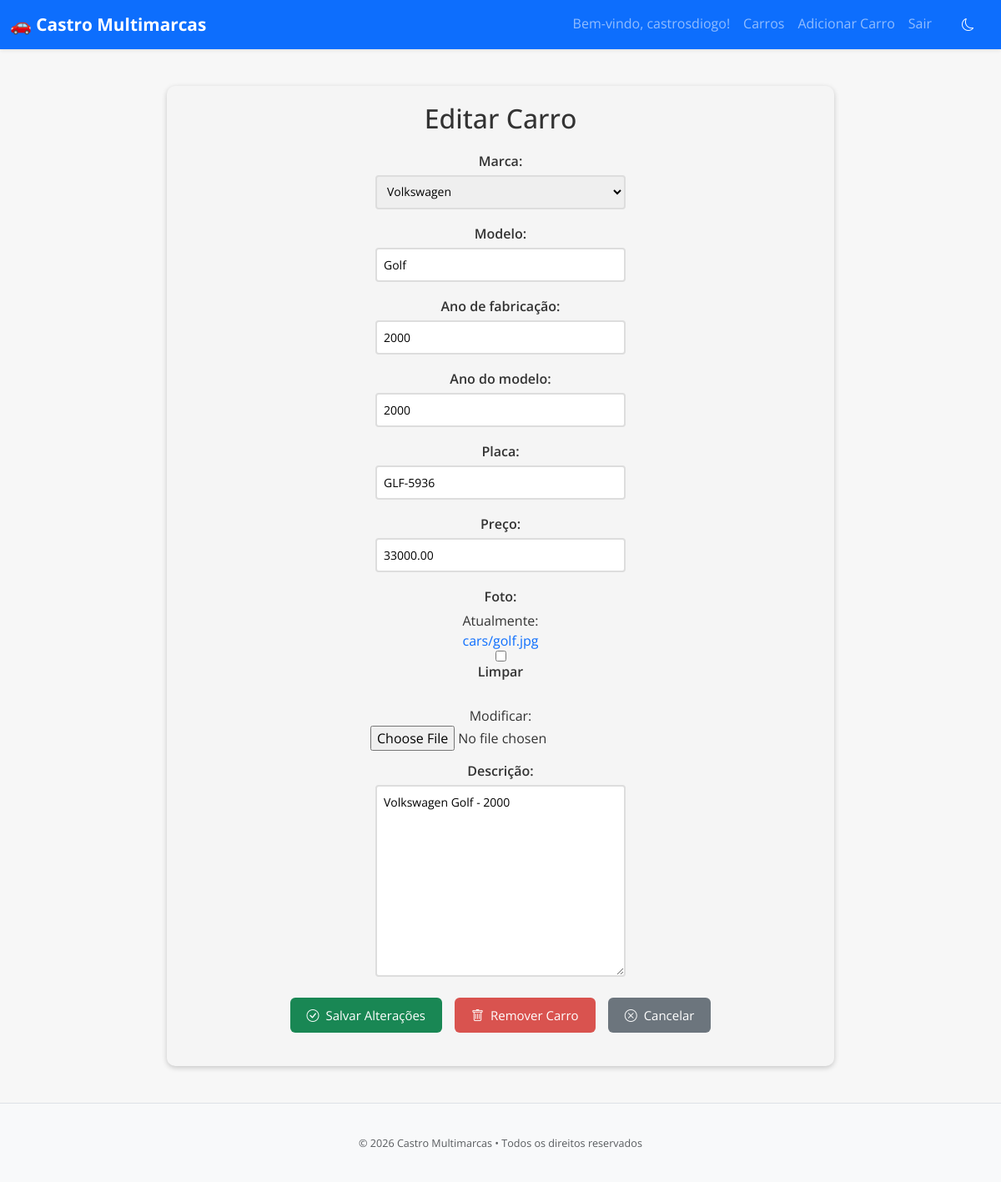
The app's page /car/18/update/ (signed in) with its own data.
### cars/models.py (models this page shows, shortened)
class Car(models.Model):
    id = models.AutoField(primary_key=True)
    model = models.CharField(max_length=100)
    brand = models.ForeignKey(Brand, on_delete=models.PROTECT, related_name='car_brand')
    factory_year = models.IntegerField(blank=True, null=True)
    model_year = models.IntegerField(blank=True, null=True)
    plate = models.CharField(max_length=20, blank=True, null=True)
    value = models.DecimalField(blank=True, null=True, max_digits=10, decimal_places=2)
    photo = models.ImageField(upload_to='cars/', blank=True, null=True)
    bio = models.TextField(blank=True, null=True)

### cars/views.py (the view, shortened to what this page needs)
# urls.py: path('car/<int:pk>/update/', CarUpdateView.as_view(), name='car_update'),
@method_decorator(login_required(login_url=reverse_lazy('login')), name='dispatch')
class CarUpdateView(UpdateView):
    model = Car
    form_class = CarModelForm
    template_name = 'car_update.html'

### cars/forms.py (shortened to what this page needs)
class CarModelForm(forms.ModelForm):
    class Meta:
        model = Car
        fields = '__all__'

### cars/models.py (called while the page is built)
    def __str__(self):
        return self.name

### cars/templates/car_update.html (shortened to what this page needs)
{% extends 'base.html' %}
{% block content %}
{% load static %}
  <link rel="stylesheet" href="{% static 'css/car_update.css' %}">
  <form method="post" enctype="multipart/form-data">
    <h1>Editar Carro</h1>
    <div class="form-group">
      <label>Marca: </label>
      {{ form.brand }}
    </div>
    <div class="form-group">
      <label>Modelo: </label>
      {{ form.model }}
    </div>
    <div class="form-group">
      <label>Ano de fabricação: </label>
      {{ form.factory_year }}
    </div>
    <div class="form-group">
      <label>Ano do modelo: </label>
      {{ form.model_year }}
    </div>
    <div class="form-group">
      <label>Placa: </label>
      {{ form.plate }}
    </div>
    <div class="form-group">
      <label>Preço: </label>
      {{ form.value }}
    </div>
    <div class="form-group">
      <label>Foto: </label>
      {{ form.photo }}
    </div>
    <div class="form-group">
      <label>Descrição: </label>
      {{ form.bio }}
    </div>
    <div class="buttons-container">
      <button type="submit" class="btn btn-success"><i class="bi bi-check-circle me-2"></i>Salvar Alterações</button>
      <a href="{% url 'car_delete' pk=object.pk %}" class="btn btn-danger"><i class="bi bi-trash me-2"></i>Remover Carro</a>
      <a href="{% url 'cars_list' %}" class="btn btn-secondary"><i class="bi bi-x-circle me-2"></i>Cancelar</a>
    </div>
  </form>
{% endblock %}

### app/templates/base.html (shortened to what this page needs)
<!DOCTYPE html>
<html lang="pt-br" data-bs-theme="light">
<head>
  <link href="https://cdn.jsdelivr.net/npm/bootstrap@5.3.2/dist/css/bootstrap.min.css" rel="stylesheet">
  <link href="https://cdn.jsdelivr.net/npm/bootstrap-icons@1.11.3/font/bootstrap-icons.css" rel="stylesheet">
  {% load static %}
  <link rel="stylesheet" href="{% static 'css/style.css' %}">
</head>
<body class="d-flex flex-column min-vh-100">
  <header>
    <nav class="navbar navbar-expand-lg navbar-dark bg-primary shadow-sm">
      <div class="container-fluid">
        <a class="navbar-brand fw-bold" href="{% url 'cars_list' %}">
          🚗 Castro Multimarcas
        </a>
        <div class="collapse navbar-collapse" id="navbarNav">
          <ul class="navbar-nav ms-auto">
            {% if user.is_authenticated %}
              <li class="nav-item">
                <span class="nav-link">Bem-vindo, {{ user.username }}!</span>
              </li>
              <li class="nav-item">
                <a class="nav-link" href="{% url 'cars_list' %}">Carros</a>
              </li>
              <li class="nav-item">
                <a class="nav-link" href="{% url 'new_car' %}">Adicionar Carro</a>
              </li>
              <li class="nav-item">
                <a class="nav-link" href="{% url 'logout' %}">Sair</a>
              </li>
            {% endif %}
              <button id="theme-toggle" class="btn btn-outline-light ms-2">
              </button>
          </ul>
        </div>
      </div>
    </nav>
  </header>
  <main class="container py-4 flex-grow-1">
    {% block content %}
    {% endblock %}
  </main>
<footer class="bg-body-tertiary border-top mt-auto py-3">
  <div class="container text-center">
    <small class="text-muted">
      © 2026 Castro Multimarcas • Todos os direitos reservados
    </small>
  </div>
</footer>
</body>
</html>

### app/static/css/style.css (style rules this page uses)
body { font-family: 'Open Sans', sans-serif; background-color: #f7f7f7; color: #333; margin: 0; padding: 0; display: flex; flex-direction: column; }
main { max-width: 1200px; }
.navbar { background-color: #0096c7; }
.navbar-brand { font-weight: bold; font-size: 1.3rem; }
.nav-link { transition: background-color 0.3s ease, color 0.3s ease; }
footer { background-color: #e9ecef; color: #333; padding: 20px; text-align: center; font-size: 0.9rem; }
.container { margin-top: 20px; margin-bottom: 20px; }

### cars/static/css/car_update.css (style rules this page uses)
form { max-width: 800px; margin: 0 auto; padding: 20px; background-color: #f5f5f5; border-radius: 10px; box-shadow: 0 2px 6px rgba(0, 0, 0, 0.2); }
form h1 { font-size: 2rem; margin-bottom: 20px; text-align: center; }
.form-group { display: flex; flex-direction: column; margin-bottom: 12px; align-items: center; }
.form-group label { font-weight: 600; margin-bottom: 5px; }
input[type="text"], input[type="number"], select, textarea { padding: 8px; font-size: 14px; border: 2px solid #ddd; border-radius: 4px; width: 100%; max-width: 300px; margin-bottom: 5px; transition: border-color 0.3s ease-in-out; }
.btn { display: inline-block; color: #fff; border: none; padding: 10px 20px; font-size: 15px; border-radius: 6px; cursor: pointer; transition: background-color 0.3s ease-in-out; text-align: center; text-decoration: none; }
.btn-danger { background-color: #d9534f; }
.btn-secondary { background-color: #6c757d; }
.buttons-container { display: flex; justify-content: center; gap: 15px; margin: 20px 0; }
a { text-decoration: none; }

### records on screen
Car: brand "Volkswagen", model "Golf", factory_year "2000", model_year "2000", plate "GLF-5936", value "33000.00", bio "Volkswagen Golf - 2000"

### other values on screen
{{ user.username }} "castrosdiogo"
